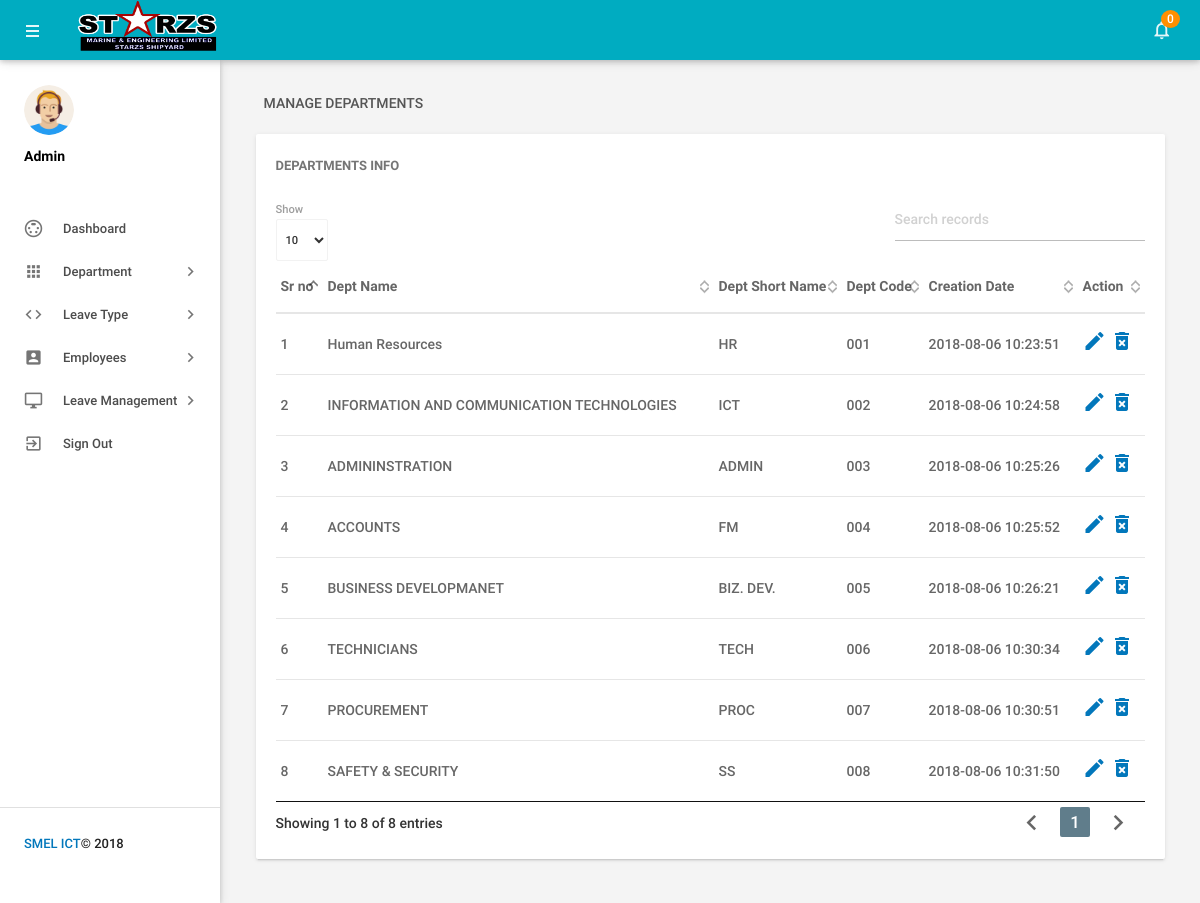
Screenshot of /admin/managedepartments.php (signed in) with the database file from the repository.
### tables this page shows
CREATE TABLE `tbldepartments` (
  `id` int(11) NOT NULL,
  `DepartmentName` varchar(150) DEFAULT NULL,
  `DepartmentShortName` varchar(100) NOT NULL,
  `DepartmentCode` varchar(50) DEFAULT NULL,
  `CreationDate` timestamp NULL DEFAULT CURRENT_TIMESTAMP
);

### admin/managedepartments.php (the view, shortened to what this page needs)
<?php
include('includes/config.php');
if(strlen($_SESSION['alogin'])==0)
    {
header('location:index.php');
}
else{
    ?>
<!DOCTYPE html>
<html lang="en">
    <head>
        <link type="text/css" rel="stylesheet" href="../assets/plugins/materialize/css/materialize.min.css"/>
        <link href="../assets/plugins/material-preloader/css/materialPreloader.min.css" rel="stylesheet">
        <link href="../assets/plugins/datatables/css/jquery.dataTables.min.css" rel="stylesheet">
        <link href="../assets/css/alpha.min.css" rel="stylesheet" type="text/css"/>
        <link href="../assets/css/custom.css" rel="stylesheet" type="text/css"/>
    </head>
    <body>
       <?php include('includes/header.php');?>
       <?php include('includes/sidebar.php');?>
            <main class="mn-inner">
                <div class="row">
                    <div class="col s12">
                        <div class="page-title">Manage Departments</div>
                    </div>
                    <div class="col s12 m12 l12">
                        <div class="card">
                            <div class="card-content">
                                <span class="card-title">Departments Info</span>
                                <table id="example" class="display responsive-table ">
                                    <thead>
                                        <tr>
                                            <th>Sr no</th>
                                            <th>Dept Name</th>
                                            <th>Dept Short Name</th>
                                            <th>Dept Code</th>
                                            <th>Creation Date</th>
                                            <th>Action</th>
                                        </tr>
                                    </thead>
                                    <tbody>
<?php $sql = "SELECT * from tbldepartments";
$query = $dbh -> prepare($sql);
$query->execute();
$results=$query->fetchAll(PDO::FETCH_OBJ);
$cnt=1;
if($query->rowCount() > 0)
{
foreach($results as $result)
{               ?>
                                        <tr>
                                            <td> <?php echo htmlentities($cnt);?></td>
                                            <td><?php echo htmlentities($result->DepartmentName);?></td>
                                            <td><?php echo htmlentities($result->DepartmentShortName);?></td>
                                            <td><?php echo htmlentities($result->DepartmentCode);?></td>
                                            <td><?php echo htmlentities($result->CreationDate);?></td>
                                            <td><a href="editdepartment.php?deptid=<?php echo htmlentities($result->id);?>"><i class="material-icons">mode_edit</i></a><a href="managedepartments.php?del=<?php echo htmlentities($result->id);?>" onclick="return confirm('Do you want to delete');"> <i class="material-icons">delete_forever</i></a></td>
                                        </tr>
                                         <?php $cnt++;} }?>
                                    </tbody>
                                </table>
                            </div>
                        </div>
                    </div>
                </div>
            </main>
        </div>
        <div class="left-sidebar-hover"></div>
    </body>
</html>
<?php } ?>

### admin/includes/header.php (shortened to what this page needs)
        <div class="mn-content fixed-sidebar">
            <header class="mn-header navbar-fixed">
                <nav class="cyan darken-1">
                    <div class="nav-wrapper row">
                        <section class="material-design-hamburger navigation-toggle">
                            <a href="#" data-activates="slide-out" class="button-collapse show-on-large material-design-hamburger__icon">
                                <span class="material-design-hamburger__layer"></span>
                            </a>
                        </section>
                        <div class="header-title col s3">
                            <span class="chapter-title"><img src="logostarzs.png" alt="" height="100" width="150" style="height: 51px;"></span>
                        </div>
                        <ul class="right col s9 m3 nav-right-menu">
                            <li class="hide-on-small-and-down"><a href="javascript:void(0)" data-activates="dropdown1" class="dropdown-button dropdown-right show-on-large"><i class="material-icons">notifications_none</i>
<?php
$isread=0;
$sql = "SELECT id from tblleaves where IsRead=:isread";
$query = $dbh -> prepare($sql);
$query->bindParam(':isread',$isread,PDO::PARAM_STR);
$query->execute();
$unreadcount=$query->rowCount();?>
                                <span class="badge"><?php echo htmlentities($unreadcount);?></span></a></li>
                        </ul>
                    </div>
                </nav>
            </header>

### admin/includes/sidebar.php (shortened to what this page needs)
  <aside id="slide-out" class="side-nav white fixed">
             <div class="side-nav-wrapper">
                 <div class="sidebar-profile">
                     <div class="sidebar-profile-image">
                         <img src="../assets/images/profile-image.png" class="circle" alt="">
                     </div>
                     <div class="sidebar-profile-info">
                             <p>Admin</p>
                     </div>
                 </div>
             <ul class="sidebar-menu collapsible collapsible-accordion" data-collapsible="accordion">
                 <li class="no-padding"><a class="waves-effect waves-grey" href="dashboard.php"><i class="material-icons">settings_input_svideo</i>Dashboard</a></li>
                 <li class="no-padding">
                     <a class="collapsible-header waves-effect waves-grey"><i class="material-icons">apps</i>Department<i class="nav-drop-icon material-icons">keyboard_arrow_right</i></a>
                 </li>
                 <li class="no-padding">
                     <a class="collapsible-header waves-effect waves-grey"><i class="material-icons">code</i>Leave Type<i class="nav-drop-icon material-icons">keyboard_arrow_right</i></a>
                 </li>
                 <li class="no-padding">
                     <a class="collapsible-header waves-effect waves-grey"><i class="material-icons">account_box</i>Employees<i class="nav-drop-icon material-icons">keyboard_arrow_right</i></a>
                 </li>
<li class="no-padding">
                     <a class="collapsible-header waves-effect waves-grey"><i class="material-icons">desktop_windows</i>Leave Management<i class="nav-drop-icon material-icons">keyboard_arrow_right</i></a>
                 </li>
                     <li class="no-padding">
                             <a class="waves-effect waves-grey" href="logout.php"><i class="material-icons">exit_to_app</i>Sign Out</a>
                         </li>
             </ul>
                <div class="footer">
                 <p class="copyright"><a href="mailto:clement.ovunwo@starzsshipyard.com">SMEL ICT </a>© 2018</p>
             </div>
             </div>
         </aside>

### rows the page displays
tbldepartments: DepartmentName "Human Resources", DepartmentShortName "HR", DepartmentCode "001", CreationDate "2018-08-06 10:23:51"
tbldepartments: DepartmentName "INFORMATION AND COMMUNICATION TECHNOLOGIES", DepartmentShortName "ICT", DepartmentCode "002", CreationDate "2018-08-06 10:24:58"
tbldepartments: DepartmentName "ADMININSTRATION", DepartmentShortName "ADMIN", DepartmentCode "003", CreationDate "2018-08-06 10:25:26"
tbldepartments: DepartmentName "ACCOUNTS", DepartmentShortName "FM", DepartmentCode "004", CreationDate "2018-08-06 10:25:52"
tbldepartments: DepartmentName "BUSINESS DEVELOPMANET", DepartmentShortName "BIZ. DEV.", DepartmentCode "005", CreationDate "2018-08-06 10:26:21"
tbldepartments: DepartmentName "TECHNICIANS", DepartmentShortName "TECH", DepartmentCode "006", CreationDate "2018-08-06 10:30:34"
tbldepartments: DepartmentName "PROCUREMENT", DepartmentShortName "PROC", DepartmentCode "007", CreationDate "2018-08-06 10:30:51"
tbldepartments: DepartmentName "SAFETY & SECURITY", DepartmentShortName "SS", DepartmentCode "008", CreationDate "2018-08-06 10:31:50"

### other values shown
$unreadcount "0"
